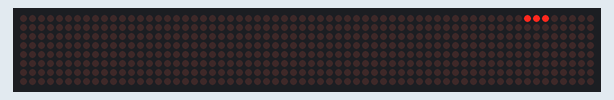
Bench run of a sketch on a simulated Arduino Uno, built with avr-gcc and run on an emulated ATmega328P. Shown: 64×8 LED matrix.

Above: at 0.12 s.
At 0.96 s:
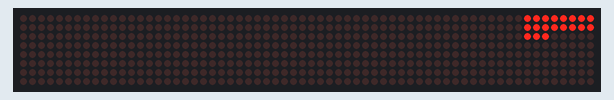
At 1.38 s:
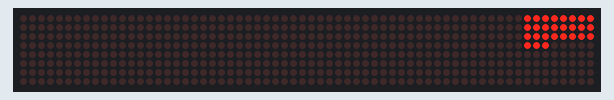
At 1.91 s:
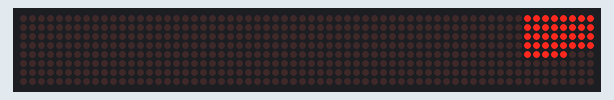
At 2.86 s:
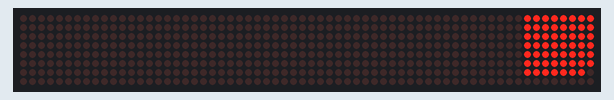
At 3.81 s:
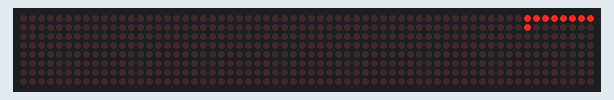

Measured:
- by itself, everything shown: repeats every 3.4 s, in 64 steps

The sketch:

light_rows.ino
```cpp
#include <LedControl.h>

int DIN = 12;
int CS =  11;
int CLK = 10;

LedControl lc=LedControl(DIN,CLK,CS,0);

void setup(){
 lc.shutdown(0,false);
 lc.setIntensity(0,15);
 lc.clearDisplay(0);
}

void loop(){
  for (int c = 0; c < 8; c++) {
    for (int d = 0; d < 8; d++) {
      lc.setIntensity(0, 15);
      lc.setLed(0, c, d, true);
      delay(50);
      lc.setIntensity(0, 1);
    }
  }
 lc.clearDisplay(0);
}
```
